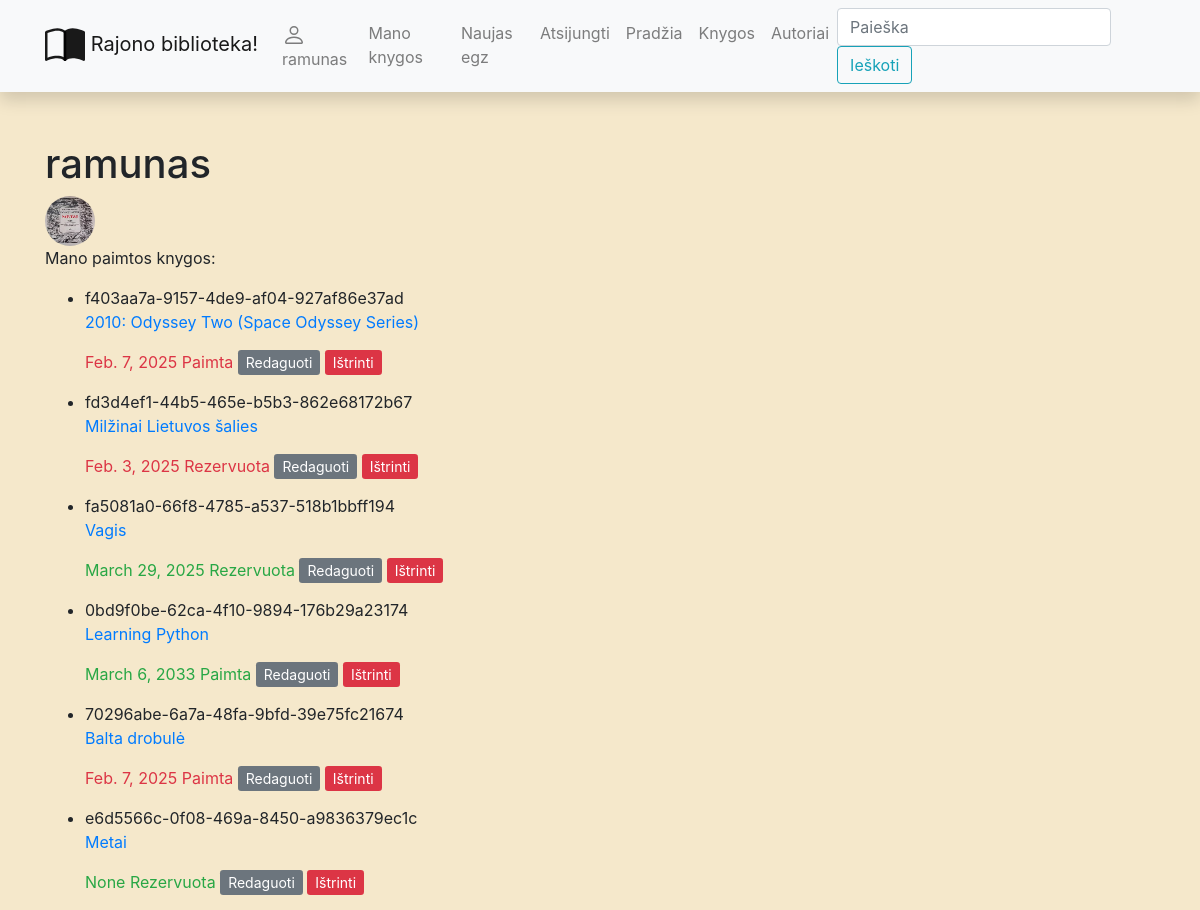
Page /library/mybooks/ (signed in) on the earlier database version.
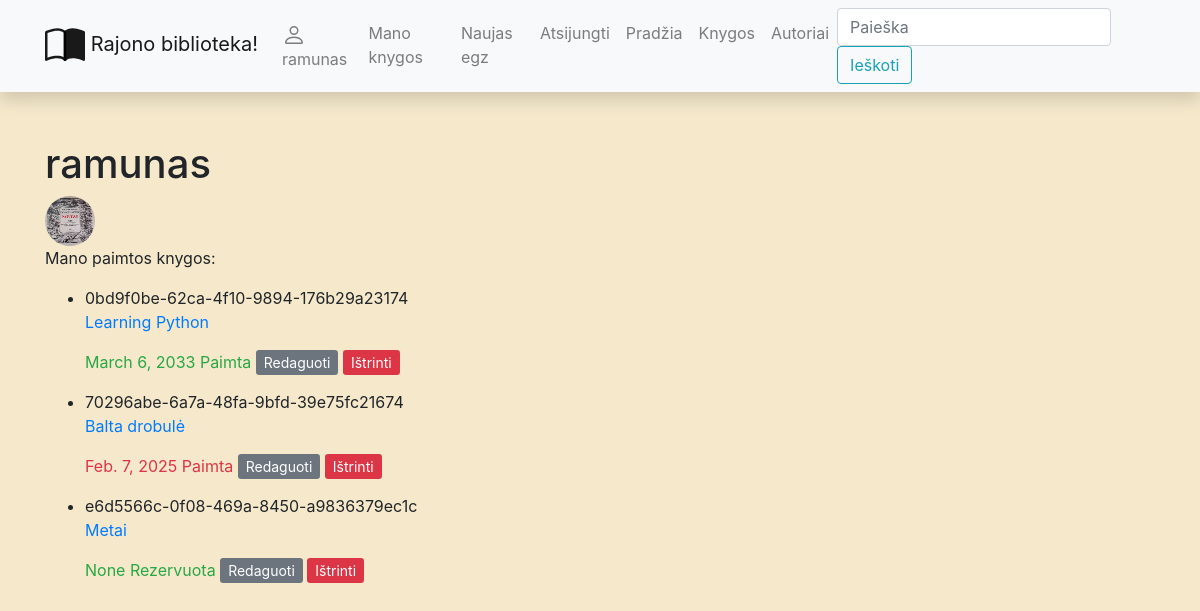
Same page on the later database version.
### library/models.py (models this page shows, shortened)
class Profile(models.Model):
    picture = models.ImageField(upload_to='profile_pics', default='default-user.png')
    user = models.OneToOneField(User, on_delete=models.CASCADE)

class BookInstance(models.Model):
    id = models.UUIDField(primary_key=True, default=uuid.uuid4)
    due_back = models.DateField('Bus prieinama', null=True, blank=True)  # blank - dirba su Django forms
    book = models.ForeignKey(Book, on_delete=models.CASCADE)
    reader = models.ForeignKey(User, on_delete=models.SET_NULL, null=True, blank=True)
    LOAN_STATUS = (
        ('a', 'Administruojamas'),
        ('p', 'Paimta'),
        ('g', 'Galima paimti'),
        ('r', 'Rezervuota')
    )
    status = models.CharField('Statusas',
                              max_length=1,
                              choices=LOAN_STATUS,
                              default='a',
                              blank=True,
                              help_text='Knygos egzemplioriaus statusas')
    @property
    def is_overdue(self):
        if self.due_back and date.today() > self.due_back:
            return True  # pradelsta
        else:
            return False

class Book(models.Model):
    title = models.CharField('Pavadinimas', max_length=100)
    summary = models.TextField('Aprašymas', max_length=1300)
    isbn = models.CharField('ISBN', max_length=13)
    author = models.ForeignKey(Author, on_delete=models.SET_NULL, null=True)
    genres = models.ManyToManyField(Genre, blank=True)
    cover = models.ImageField('Viršelis', upload_to='covers', null=True, blank=True)
    def __str__(self):
        return f"{self.title}"

### library/views.py (the view)
# urls.py: path('mybooks/', views.LoanedBooksByUserListView.as_view(), name='my-books'),
class LoanedBooksByUserListView(LoginRequiredMixin, generic.ListView):
    model = BookInstance
    context_object_name = 'bookinstance_list'
    template_name = 'user_books.html'
    def get_queryset(self):
        return BookInstance.objects.filter(reader=self.request.user)

### library/templates/user_books.html
{% extends 'base.html' %}
{% block content %}
<h1>{{ user }}</h1>
<img class="rounded-circle" src="{{ user.profile.picture.url }}" width="50px" height="50px"/>
<p>Mano paimtos knygos:</p>
{% if bookinstance_list %}
<ul>
    {% for bookinstance in bookinstance_list %}
        <li>
            {{ bookinstance.id }}
            <p><a href="{% url 'book-one' bookinstance.book.id %}">{{ bookinstance.book }}</a></p>
            <p class="{% if bookinstance.is_overdue %}text-danger">
            {% else %}text-success">
            {% endif %} {{ bookinstance.due_back }} {{ bookinstance.get_status_display }}
            <a class="btn-secondary btn-sm" href="{% url 'my-borrowed-update' bookinstance.id %}">Redaguoti</a>
            <a class="btn-danger btn-sm" href="{% url 'my-borrowed-delete' bookinstance.id %}">Ištrinti</a>
            </p>
        </li>
    {% endfor %}
</ul>
{% else %}
<p>Jūs neturite paėmęs knygų</p>
{% endif %}
{% endblock %}

### library/templates/base.html (shortened to what this page needs)
<!DOCTYPE html>
<html lang="en">
  <head>
    <link
      rel="stylesheet"
      href="https://stackpath.bootstrapcdn.com/bootstrap/4.1.3/css/bootstrap.min.css"
    />
    <link
      rel="stylesheet"
      href="https://cdnjs.cloudflare.com/ajax/libs/font-awesome/4.7.0/css/font-awesome.min.css"
    />
    {% load static %}
    <link rel="stylesheet" href="{% static 'css/styles.css' %}" />
  </head>
  <body>
    <nav
      class="navbar navbar-expand-lg navbar-light bg-light static-top mb-5 shadow"
    >
      <div class="container">
        <a class="navbar-brand" href="{% url 'index_nm' %}">
          Rajono biblioteka!</a
        >
        <div class="collapse navbar-collapse" id="navbarResponsive">
          <ul class="navbar-nav ml-auto">
          {% if user.is_authenticated %}
            <li class="nav-item">
              <a class="nav-link" href="{% url 'user-profile' %}">
                 {{ user.username }}</a>
            </li>
            <li class="nav-item">
              <a class="nav-link" href="{% url 'my-books' %}">Mano knygos</a>
            </li>
            <li class="nav-item">
              <a class="nav-link" href="{% url 'my-borrowed-new' %}">Naujas egz</a>
            </li>
            <li class="nav-item">
              <a class="nav-link" href="{% url 'logout' %}">Atsijungti</a>
            </li>
          {% endif %}
            <li class="nav-item">
              <a class="nav-link" href="{% url 'index_nm' %}">Pradžia</a>
            </li>
            <li class="nav-item">
              <a class="nav-link" href="{% url 'books-all' %}">Knygos</a>
            </li>
            <li class="nav-item">
              <a class="nav-link" href="{% url 'authors-all' %}">Autoriai</a>
            </li>
          </ul>
          <form
            class="form-inline my-2 my-lg-0"
            action="{% url 'search_nm' %}"
            method="get"
          >
            <input
              class="form-control mr-sm-2"
              type="search"
              placeholder="Paieška"
              aria-label="Search"
              name="search_text"
            />
            <button class="btn btn-outline-info my-2 my-sm-0" type="submit">
              Ieškoti
            </button>
          </form>
        </div>
      </div>
    </nav>
    <div class="container">{% block content %}{% endblock %}</div>
  </body>
</html>

### library/static/css/styles.css (style rules this page uses)
body { background-color: #f5e8cb; }

Differences in the rows shown:
removed BookInstance: id "f403aa7a-9157-4de9-af04-927af86e37ad", book "2010: Odyssey Two (Space Odyssey Series)", due_back "Feb. 7, 2025", status "Paimta"
removed BookInstance: id "fd3d4ef1-44b5-465e-b5b3-862e68172b67", book "Milžinai Lietuvos šalies", due_back "Feb. 3, 2025", status "Rezervuota"
removed BookInstance: id "fa5081a0-66f8-4785-a537-518b1bbff194", book "Vagis", due_back "March 29, 2025", status "Rezervuota"
